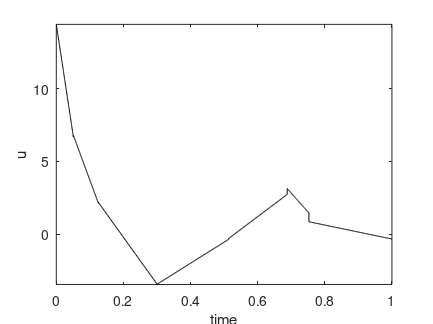

MATLAB code to generate this figure: (Note: this script raises an error after producing the figure.)
load optimprofiles tplot uplot xplot tp cp ceqp

% ploting
%..........................................................................
plot(tplot,uplot,'k')
title('')
xlabel('time')
ylabel('u')
axis tight 
set(1,'PaperUnits','centimeters')
set(1,'PaperPosition',[3 10 11 8.25])

print -depsc u_627a.eps
pause

plot(tplot,xplot(:,1),'b:',tplot,xplot(:,2),'r--')
title('')
xlabel('time')
ylabel('x_1, x_2')
legend('x_1','x_2',4)
axis tight 
set(1,'PaperUnits','centimeters')
set(1,'PaperPosition',[3 10 11 8.25])

print -depsc x12_627a.eps
pause

plot(tplot,xplot(:,3),'k')
title('')
xlabel('time')
ylabel('J')
axis tight 
set(1,'PaperUnits','centimeters')
set(1,'PaperPosition',[3 10 11 8.25])

print -depsc x3_627a.eps
pause

plot(tp,cp,'k-',[0;1],[0;0],'r:')
title('')
xlabel('time')
ylabel('c')
axis([0 1 -2.5 0.5]) 
set(1,'PaperUnits','centimeters')
set(1,'PaperPosition',[3 10 11 8.25])

print -depsc c_627a.eps
pause
close
%..........................................................................